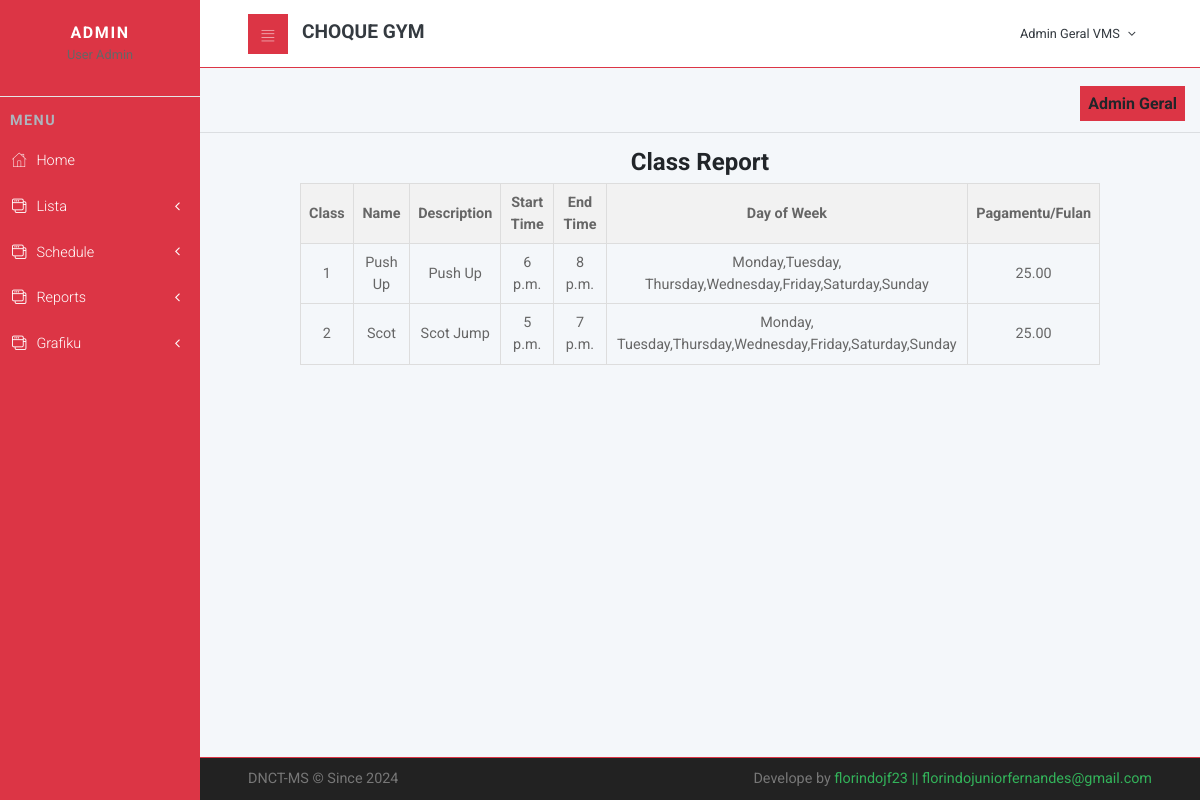
The page /reports/classes/ (signed in) on the database as committed earlier.
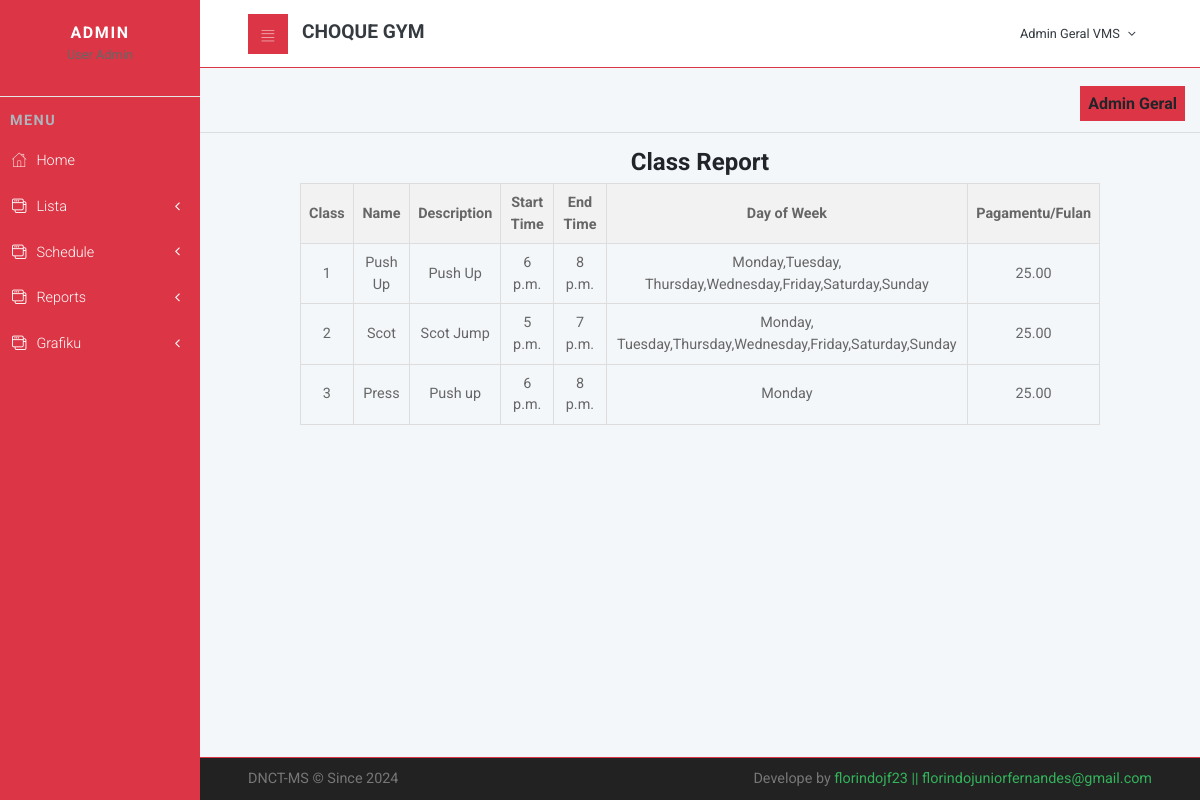
The same page on the database as committed later.
### cliente/models.py (models this page shows, shortened)
class GymClass(models.Model):
    name = models.CharField(max_length=100)
    description = models.TextField()
    start_time = models.TimeField()
    end_time = models.TimeField()
    days_of_week = models.CharField(max_length=150)
    payment_per_month = models.DecimalField(max_digits=6, decimal_places=2, default=25.00)

### main/views.py (the view)
# urls.py: path('reports/classes/', views.class_report, name='class_report'),
@login_required
def class_report(request):
    classes = GymClass.objects.all()
    return render(request, 'main/class_report.html', {'classes': classes})

### main/templates/main/class_report.html
{% extends 'main/layout.html' %}
{% load static %}
{% load crispy_forms_tags %}
{% block content %}
<div style="text-align: center;">
    <h1>Class Report</h1>
    <table style="margin: auto; width: 80%; border-collapse: collapse; border: 1px solid #ddd;">
        <thead>
            <tr style="background-color: #f2f2f2;">
                <th style="border: 1px solid #ddd; padding: 8px;">Class</th>
                <th style="border: 1px solid #ddd; padding: 8px;">Name</th>
                <th style="border: 1px solid #ddd; padding: 8px;">Description</th>
                <th style="border: 1px solid #ddd; padding: 8px;">Start Time</th>
                <th style="border: 1px solid #ddd; padding: 8px;">End Time</th>
                <th style="border: 1px solid #ddd; padding: 8px;">Day of Week</th>
                <th style="border: 1px solid #ddd; padding: 8px;">Pagamentu/Fulan</th>
            </tr>
        </thead>
        <tbody>
            {% for gym_class in classes %}
            <tr>
                <td style="border: 1px solid #ddd; padding: 8px;">{{ gym_class.id }}</td>
                <td style="border: 1px solid #ddd; padding: 8px;">{{ gym_class.name }}</td>
                <td style="border: 1px solid #ddd; padding: 8px;">{{ gym_class.description }}</td>
                <td style="border: 1px solid #ddd; padding: 8px;">{{ gym_class.start_time }}</td>
                <td style="border: 1px solid #ddd; padding: 8px;">{{ gym_class.end_time }}</td>
                <td style="border: 1px solid #ddd; padding: 8px;">{{ gym_class.days_of_week }}</td>
                <td style="border: 1px solid #ddd; padding: 8px;">{{ gym_class.payment_per_month }}</td>
            </tr>
            {% empty %}
            <tr>
                <td colspan="5" style="border: 1px solid #ddd; padding: 8px;">No classes found.</td>
            </tr>
            {% endfor %}
        </tbody>
    </table>
</div>
{% endblock %}

Rows that differ between the two databases and show on the page:
added GymClass: id "3", name "Press", description "Push up", start_time "6 p.m.", end_time "8 p.m.", days_of_week "Monday", payment_per_month "25.00"
